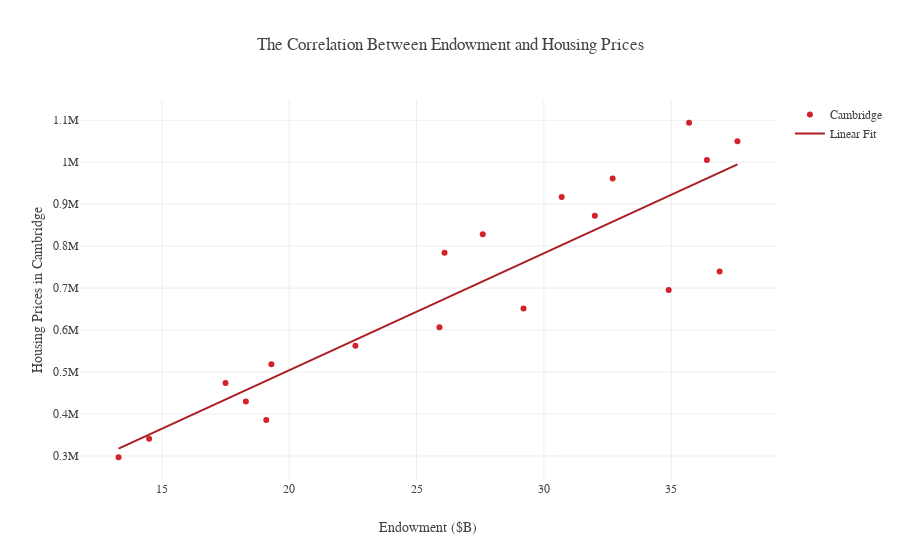

The code cell stored with this chart in its notebook:
### Code cell
endow_housing = grapher(x, y, "Cambridge", "The Correlation Between Endowment and Housing Prices", "Housing Prices in Cambridge", "Endowment ($B)", "endow_housing")
causal_endow_housing = X.zplot(x='x', y='y', z=['z1', 'z2'], z_types={'z1': 'c', 'z2': 'c'}, kind='line', title='The Controlled Correlation Between Endowment (Billions of Dollars) \n and Housing Prices', color="#D2232A")
causal_endow_housing.set(xlabel="Endowment", ylabel="Median Housing Prices in Cambridge ($)")
fig = causal_endow_housing.get_figure()
ax = plt.gca()
ax.set_frame_on(False)
ax.get_yaxis().set_visible(False)
ax.legend_.remove()
fig.savefig('images/housing_endow.svg', format='svg', dpi=1200, bbox_inches='tight')

### Figure 1 — Plotly figure (JSON) as saved in the notebook; plotly's stock layout.template omitted (floating-point values rounded to 4 significant figures)
{"data": [{"marker": {"color": "#D2232A"}, "mode": "markers", "name": "Cambridge", "type": "scatter", "uid": "61cb01", "x": [13.3, 14.5, 19.1, 18.3, 17.5, 19.3, 22.6, 25.9, 29.2, 34.9, 36.9, 26.1, 27.6, 32, 30.7, 32.7, 36.4, 37.6, 35.7], "y": [297000, 341280, 385560, 429840, 474120, 518400, 562680, 606960, 651240, 695520, 739800, 784080, 828360, 872640, 916920, 961200, 1005480, 1049760, 1094040]}, {"marker": {"color": "#AC1D23"}, "mode": "lines", "name": "Linear Fit", "type": "scatter", "uid": "a69ef9", "x": [13.3, 14.5, 19.1, 18.3, 17.5, 19.3, 22.6, 25.9, 29.2, 34.9, 36.9, 26.1, 27.6, 32, 30.7, 32.7, 36.4, 37.6, 35.7], "y": [317600.0, 351100.0, 479300.0, 457000.0, 434700.0, 484900.0, 576800.0, 668800.0, 760800.0, 919700.0, 975400.0, 674400.0, 716200.0, 838800.0, 802600.0, 858400.0, 961500.0, 994900.0, 942000.0]}], "layout": {"autosize": true, "font": {"family": "Gotham", "size": 12}, "title": "The Correlation Between Endowment and Housing Prices", "xaxis": {"autorange": true, "range": [11.8, 39.1], "title": "Endowment ($B)", "type": "linear"}, "yaxis": {"autorange": true, "range": [238600.0, 1152000.0], "title": "Housing Prices in Cambridge", "type": "linear"}}}
